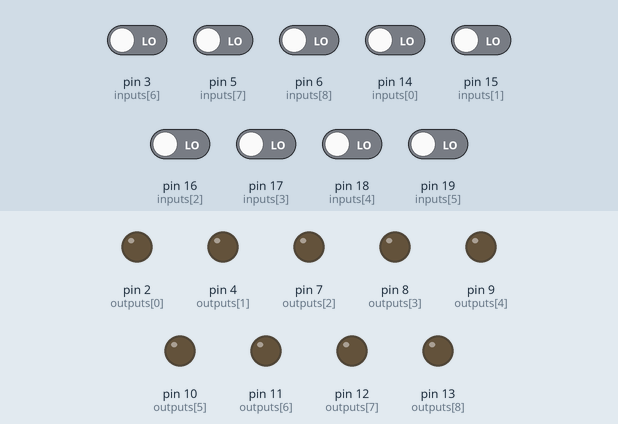
Simulated run of this sketch. Board: Arduino Uno, built with avr-gcc and run on an emulated ATmega328P. On the bench: output pins drawn as LEDs (lit = HIGH). The inputs (shaded band) are chosen by the test bench; at power-on: pin 3 (inputs[6]), pin 5 (inputs[7]), pin 6 (inputs[8]), pin 14 (inputs[0]), pin 15 (inputs[1]), pin 16 (inputs[2]), pin 17 (inputs[3]), pin 18 (inputs[4]), pin 19 (inputs[5]) LOW.

Above: at 1.2 s.
1.3 s: pin 3 (inputs[6]) driven HIGH
At 2.1 s:
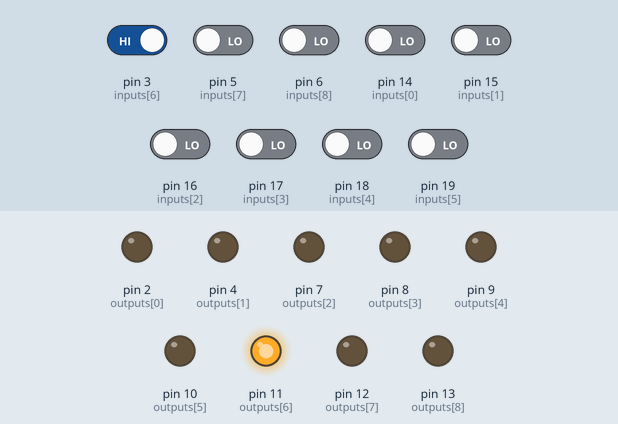
2.8 s: pin 5 (inputs[7]) driven HIGH
At 3.3 s:
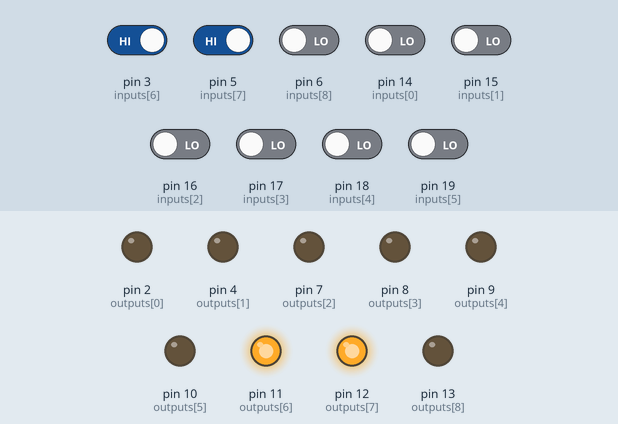
4.3 s: pin 6 (inputs[8]) driven HIGH
At 5.5 s:
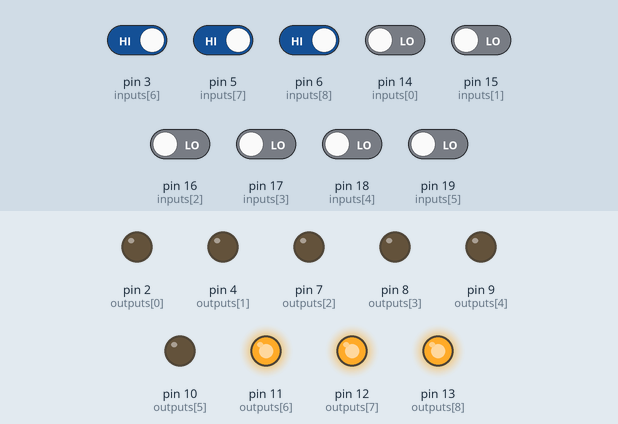
5.8 s: pin 14 (inputs[0]) driven HIGH
At 6.8 s:
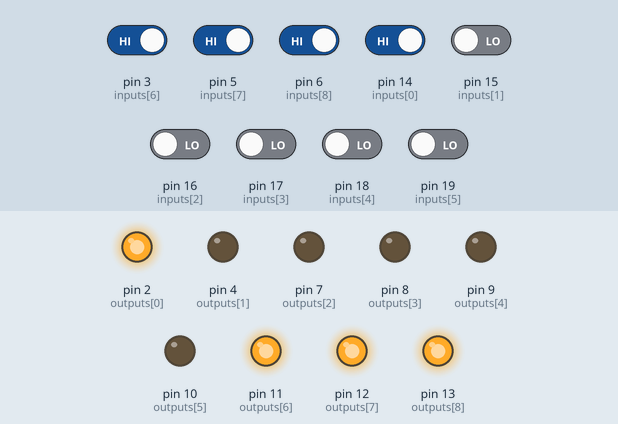
7.3 s: pin 15 (inputs[1]) driven HIGH
At 7.9 s:
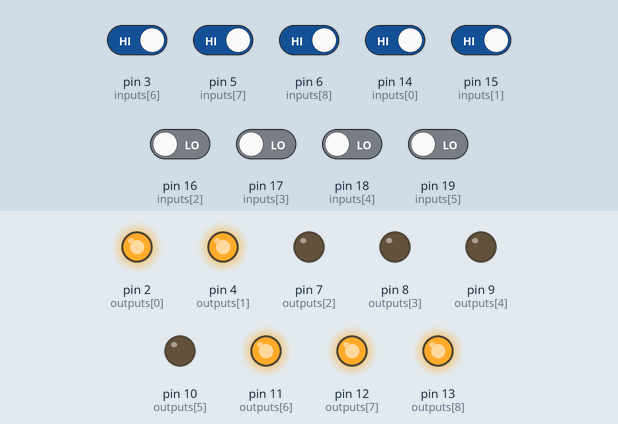
8.8 s: pin 16 (inputs[2]) driven HIGH
At 10.2 s:
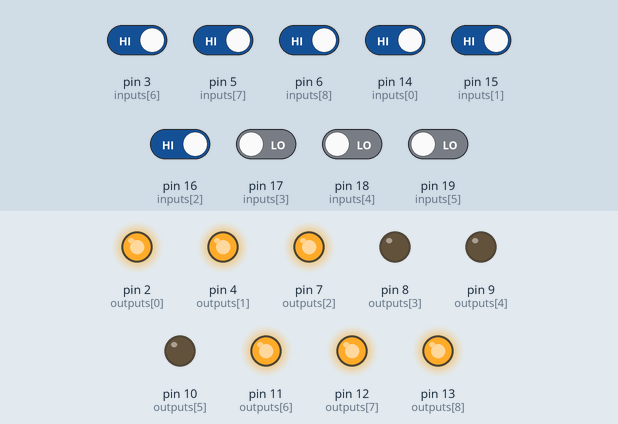
Timing chart, 0 to 11.3 s (numbered marks = the images above; inputs shaded):
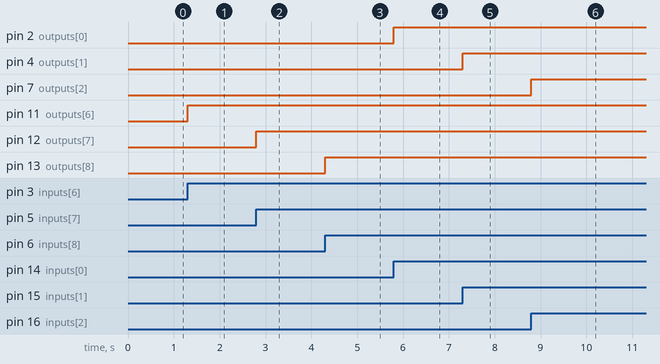

The sketch:

whereisit.ino
```cpp
int inputs[] = {14,15,16,17,18,19,3,5,6};
int outputs[] = {2,4,7,8,9,10,11,12,13};

// Button INPUTS:
// A0, A1, A2, A3, A4, A5, 3, 5, 6

// LED OUTPUTS:
// 2, 4, 7, 8, 9, 10, 11, 12, 13

void setup() {
  for (int i = 0; i < 9; i++) {
    pinMode(inputs[i], INPUT);
  }
  for (int i = 0; i < 9; i++) {
    pinMode(outputs[i], OUTPUT);
  }
}

void loop() {
  for (int i = 0; i < 9; i++) {
    digitalWrite(outputs[i], digitalRead(inputs[i]));
  }
}
```

Measured:
- after the input at 1.3 s, pin 11 (outputs[6]): LOW → HIGH at once
- after the input at 2.8 s, pin 12 (outputs[7]): LOW → HIGH at once
- after the input at 4.3 s, pin 13 (outputs[8]): LOW → HIGH at once
- after the input at 5.8 s, pin 2 (outputs[0]): LOW → HIGH at once
- after the input at 7.3 s, pin 4 (outputs[1]): LOW → HIGH at once
- after the input at 8.8 s, pin 7 (outputs[2]): LOW → HIGH at once
